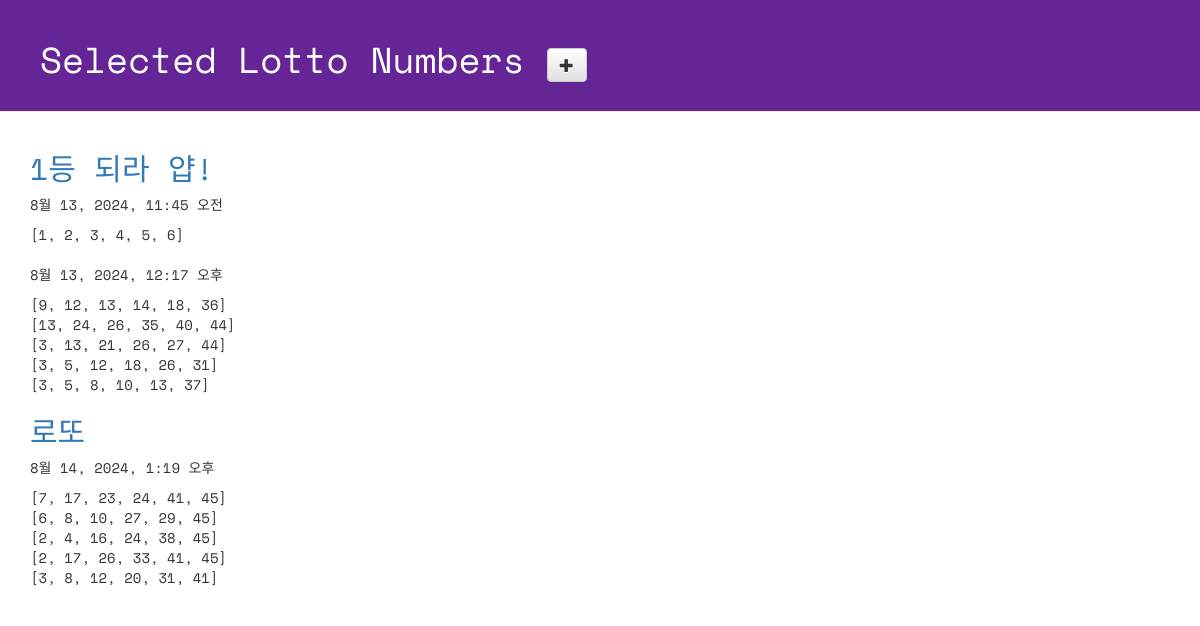
Page /lotto/ on the committed database.
### lotto/models.py (models this page shows, shortened)
class GuessNumbers(models.Model):
    name = models.CharField(max_length=24) # 로또 번호 리스트의 이름
    text = models.CharField(max_length=255) # 로또 번호 리스트에 대한 설명
    lottos = models.CharField(max_length=255, default='[1, 2, 3, 4, 5, 6]') # 로또 번호들이 담길 str
    num_lotto = models.IntegerField(default=5) # 6개 번호 set의 갯수
    update_date = models.DateTimeField()

### lotto/views.py (the view)
# urls.py: path('lotto/', views.index, name='index'),
def index(request):
    lottos = GuessNumbers.objects.all()
    return render(request,'lotto/default.html', {'lottos':lottos}) #context-dict

### lotto/templates/lotto/default.html (shortened to what this page needs)
<!DOCTYPE html>
{% load static %}
<html lang="ko">
<head>
  <link rel="stylesheet" href="//maxcdn.bootstrapcdn.com/bootstrap/3.2.0/css/bootstrap.min.css">
  <link rel="stylesheet" href="//maxcdn.bootstrapcdn.com/bootstrap/3.2.0/css/bootstrap-theme.min.css">
  <link rel="stylesheet" href="{% static 'css/lotto.css' %}"
</head>
<body>
  <div class="page-header">
    <h1>
      Selected Lotto Numbers
      <a href="{% url 'new_lotto' %}">
        <span class="glyphicon glyphicon-plus btn btn-default"></span>
      </a>
    </h1>
  </div>
  <div class="container lotto">
    {% for lotto in lottos %}
      <h2><a href="{% url 'detail' lottokey=lotto.pk %}">{{ lotto.text }}</a></h2>
      <p>{{ lotto.update_date }}</p>
      <p>{{ lotto.lottos | linebreaksbr }}</p>
    {% endfor %}
  </div>
</body>
</html>

### lotto/static/css/lotto.css (style rules this page uses)
.page-header { background-color: #652596; margin-top: 0; padding: 20px 20px 20px 40px; font-family: 'Space Mono', monospace; }
.page-header h1 { color: #FFFFFF; }
.container { font-family: 'Space Mono', monospace; }
.container h2 { color: #b9f442; }

### rows in the picture
GuessNumbers: text "1등 되라 얍!", update_date "8월 13, 2024, 11:45 오전", lottos "[1, 2, 3, 4, 5, 6]"
GuessNumbers: update_date "8월 13, 2024, 12:17 오후", lottos "[9, 12, 13, 14, 18, 36] [13, 24, 26, 35, 40, 44] [3, 13, 21, 26, 27, 44] [3, 5, 12, 18, 26, 31] [3, 5, 8, 10, 13, 37]"
GuessNumbers: text "로또", update_date "8월 14, 2024, 1:19 오후", lottos "[7, 17, 23, 24, 41, 45] [6, 8, 10, 27, 29, 45] [2, 4, 16, 24, 38, 45] [2, 17, 26, 33, 41, 45] [3, 8, 12, 20, 31, 41]"
